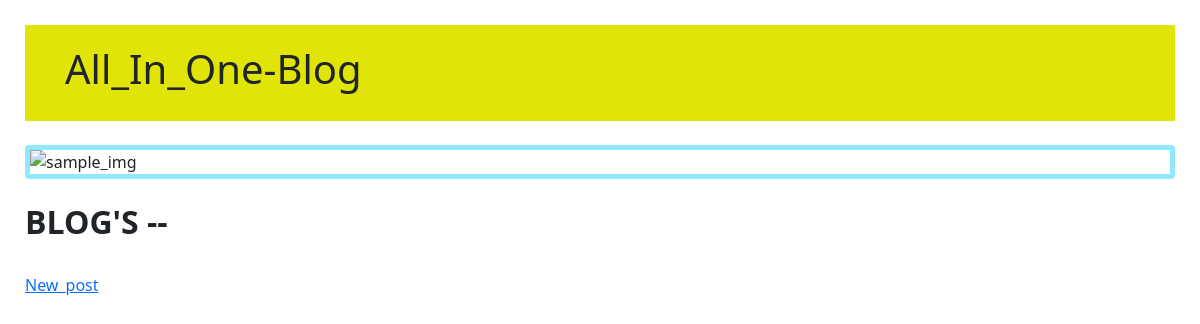
Page /posts/1/ on the earlier database version.
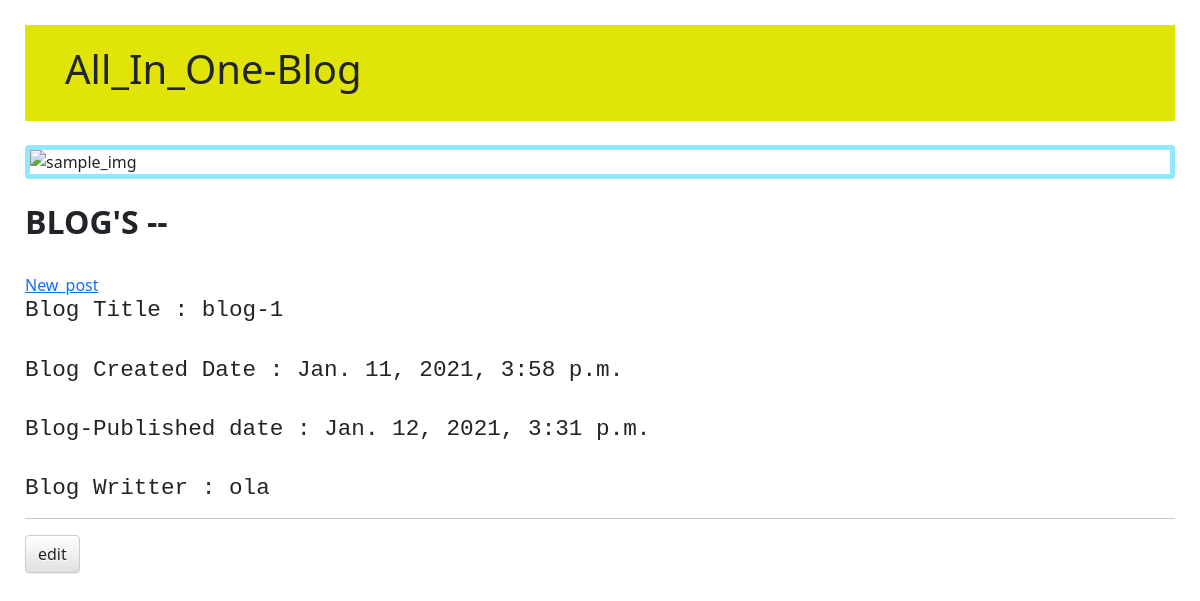
Same page on the later database version.
### blog/models.py (models this page shows, shortened)
class Post(models.Model):
    author = models.ForeignKey(settings.AUTH_USER_MODEL, on_delete=models.CASCADE)
    title = models.CharField(max_length=200)
    text = models.TextField()
    created_date = models.DateTimeField(default = timezone.now)
    published_date = models.DateTimeField(blank = True, null=True)

### blog/views.py (the view)
# urls.py: path('posts/<int:pk>/', views.post_details, name="post_details"),
def post_details(request, pk):
    posts = get_object_or_404(Post, pk=pk)
    return render(request, 'blog/post_details.html', {'posts': posts})

### blog/templates/blog/post_details.html (shortened to what this page needs)
{% extends 'blog/index.html' %}
{% block content %}
    {% if posts.published_date %}<br>
    <div class="a_pd">
        <h2>Blog Title           : {{ posts.title }}</h2><br>
        <h2>Blog Created Date    : {{ posts.created_date }}</h2><br>
        <h2>Blog-Published date  : {{ posts.published_date }}</h2><br>
        <h2>Blog Writter         : {{ posts.author}}</h2>
    </div>
    <hr>
    <a class="btn btn-default" href="{% url 'post_edit' pk=posts.pk %}"> edit</a>
    {% endif %}
{% endblock %}

Differences in the rows shown:
now on this page (row edited): Post: title "blog-1", created_date "Jan. 11, 2021, 3:58 p.m.", published_date "Jan. 12, 2021, 3:31 p.m.", author "ola"
changed Post: published_date empty → "2021-01-12 15:31:59" (drawn)
Other differences:
text now shown: "Blog Title : Blog Created Date : Blog-Published date : Blog Writter : edit"
